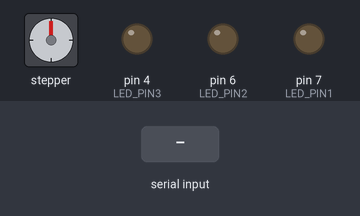
A sketch run on a simulated Arduino Uno, built with avr-gcc and run on an emulated ATmega328P. Parts: stepper motor, output pins drawn as LEDs (lit = HIGH). Inputs (shaded band) come from the test bench. Stepper angles assume 2048 steps per turn.

Above: at 1.2 s.
1.3 s: "4\n" received over Serial
At 2.6 s:
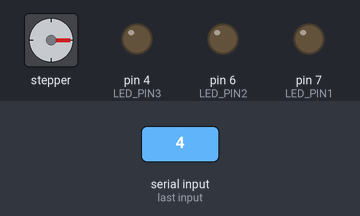
3.8 s: "1\n" received over Serial
At 4.8 s:
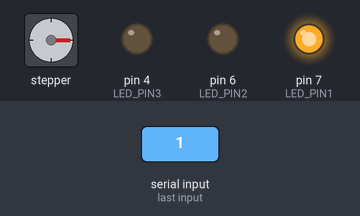
5.3 s: "2\n" received over Serial
At 6.0 s:
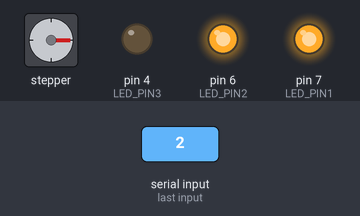
6.8 s: "3\n" received over Serial
At 7.1 s:
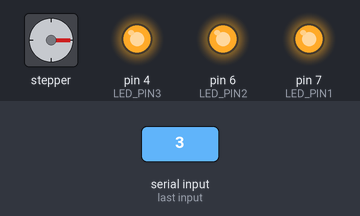
8.3 s: "4\n" received over Serial
At 10.3 s:
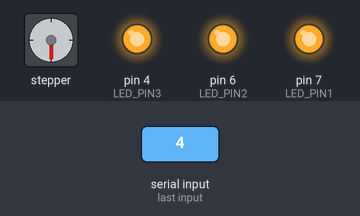
Timing chart, 0 to 11.8 s (numbered marks = the images above; inputs shaded):
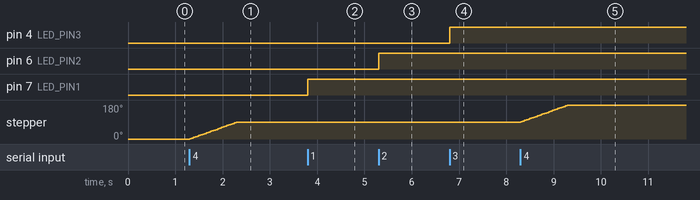

Measured:
- after the input at 1.3 s, stepper: turns 90° clockwise in 1.0 s, starting at once
- after the input at 3.8 s, pin 7 (LED_PIN1): LOW → HIGH at once
- after the input at 5.3 s, pin 6 (LED_PIN2): LOW → HIGH at once
- after the input at 6.8 s, pin 4 (LED_PIN3): LOW → HIGH at once
- after the input at 8.3 s, stepper: turns 90° clockwise in 1.0 s, starting at once

The sketch:

StepperMotorTest.ino
```cpp
#include <Stepper.h>
int stepsPerRevolution = 2048;
int motSpeed = 15;
int dt = 500;

int motDir = 1;
int buttonPin = 2;
int buttonValNew;
int buttonValOld = 1;

int LED_PIN1=7;
int LED_PIN2=6;
int LED_PIN3=4;
// In1 8
// In2 9
// In3 10
// In4 11
Stepper myStepper(stepsPerRevolution, 8, 10, 9, 11);
void setup() {
  // put your setup code here, to run once:
Serial.begin(9600);
myStepper.setSpeed(motSpeed);
pinMode(buttonPin, INPUT);
pinMode(LED_PIN1, OUTPUT);
pinMode(LED_PIN2, OUTPUT);
pinMode(LED_PIN3, OUTPUT);

digitalWrite(buttonPin, HIGH);
}

void loop() {
int count = Serial.parseInt();

    switch (count) {
      case 1:
        digitalWrite(LED_PIN1, HIGH);
        break;

      case 2:
        digitalWrite(LED_PIN2, HIGH);
        break;

      case 3:
        digitalWrite(LED_PIN3, HIGH);
        break;

      case 4:
      //This is the main function for the stepper motor. This will dispense 1 pill very input.
      //Can adjust this value if we get a different quantity from the app.
        myStepper.step(stepsPerRevolution/4);
        break;
    }

count = 0;
}
```
